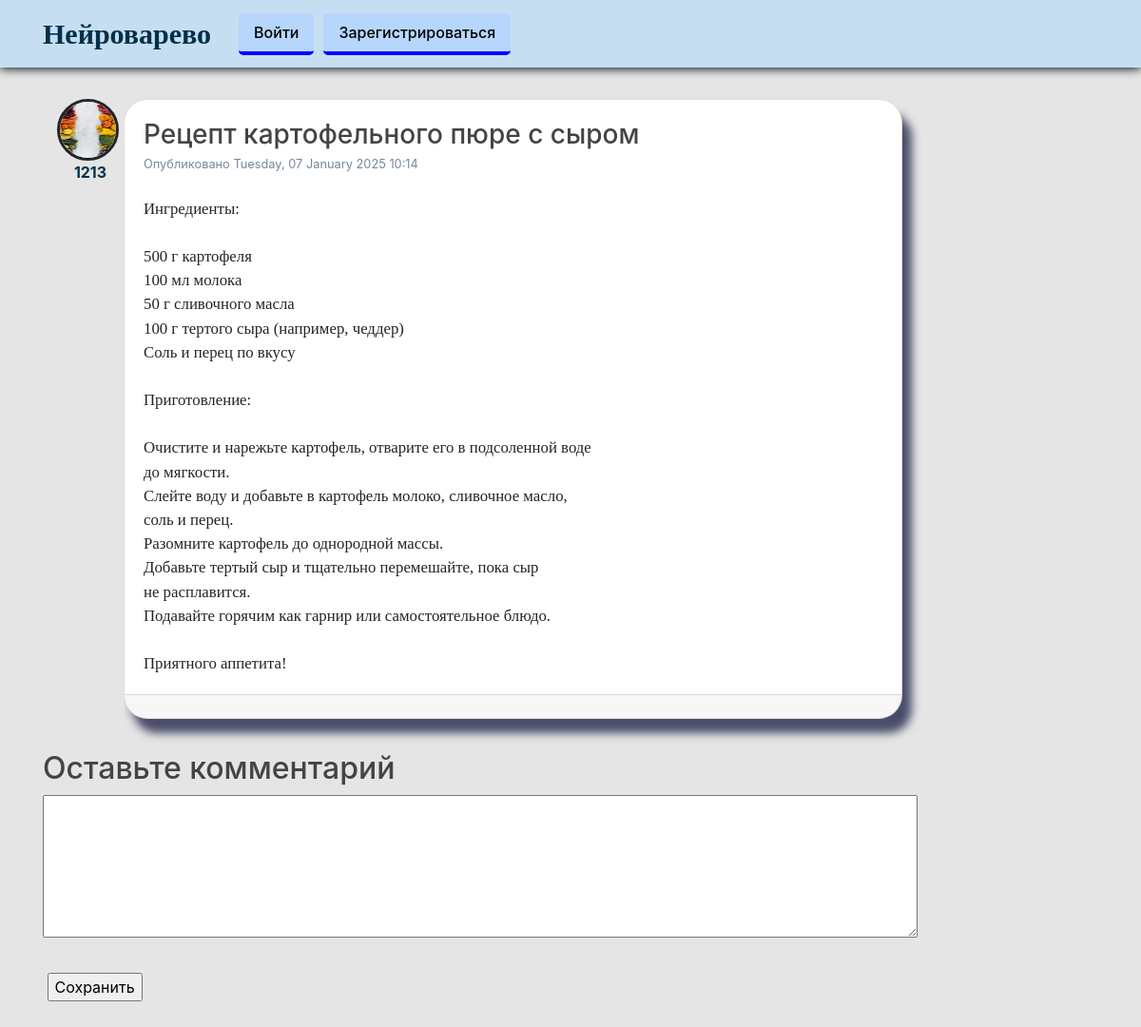
The page /post/5 on the database its author committed.
### test_flask/models.py (models this page shows, shortened)
class User(db.Model, UserMixin):
    id = db.Column(db.Integer, primary_key=True)
    username = db.Column(db.String(20), unique=True, nullable=False)
    email = db.Column(db.String(120), unique=True, nullable=False)
    image_file = db.Column(db.String(20), nullable=False,
                           default='default.png')
    password = db.Column(db.String(60), nullable=False)
    posts = db.relationship('Post', backref='author', lazy=True)

class Post(db.Model):
    id = db.Column(db.Integer, primary_key=True)
    title = db.Column(db.String(100), nullable=False)
    date_posted = db.Column(db.DateTime, nullable=False,
                            default=datetime.now()) #rework
    content = db.Column(db.Text, nullable=False)
    user_id = db.Column(db.Integer, db.ForeignKey('user.id'), nullable=False)
    comments = db.relationship('Comment', backref='title', lazy='select',
                               cascade='all, delete-orphan')

### test_flask/posts/routes.py (the view, shortened to what this page needs)
@posts.route("/post/<int:post_id>", methods=['GET', 'POST'])
def post(post_id):
    post = Post.query.get_or_404(post_id)
    form = CommentForm()
    return render_template('post.html', title=post.title, post=post, form=form)

### test_flask/posts/forms.py
class CommentForm(FlaskForm):
    comment = StringField('Комментарий', validators=[DataRequired()])

### test_flask/templates/post.html (shortened to what this page needs)
{% extends "layout.html" %}
{% block content %}
<div class="container" style="display: flex;">
  <article class="media" style="display: flex; flex-direction: column;">
        <img class="rounded-circle article-img" style="margin-right: 5px; border: solid;"
             src="{{ url_for('static', filename='profile_pics/' + post.author.image_file) }}">
        <a href="{{ url_for('users.user_posts', username=post.author.username) }}" id="author" style="margin: 0 auto; font-weight: bold;">{{
            post.author.username }}</a>
    </article>
  <div class="card" style="margin-bottom: 20px;">
    <div class="card-body">
      <h3 class="card-title">{{ post.title }}</h3>
      <small>Опубликовано {{ post.date_posted.strftime('%A, %d %B %Y %I:%M') }}</small>
      <br>
      <br>
      <pre class="card-text">{{ post.content }}</pre>
    </div>
    <div class="card-footer" style="font-size: 20px;">
    </div>
  </div>
</div>
<div id="content">
        <h2>Оставьте комментарий</h2>
        <form action="" method="post">
          <div class="form_settings">
            <p><textarea name="comment" style="width: 100%; height: 150px"></textarea>
            </p>
            <p style="padding-top: 15px"><span>&nbsp;</span><input class="submit" type="submit" name="submit" value="Сохранить" /></p>
          </div>
        </form>
      </div>
{% endblock content %}

### test_flask/static/main.css (style rules this page uses)
body { margin: 0; padding: 0; }
h1, h2, h3, h4, h5, h6 { color: #444444; }
.article-img { height: 65px; width: 65px; margin-right: 16px; }

### test_flask/templates/post.html (style rules this page uses)
.container { margin-bottom: 0.8rem; }
.card { border-radius: 25px; background-color: white; box-shadow: 10px 15px 10px #4a4e69; width: 92%; }
.card-title { margin-bottom: 0 !important; }
a { color: #003049 !important; text-decoration: none; }
small { color: lightslategray; }
p { color: rgb(43, 37, 37); }

### test_flask/templates/layout.html (style rules this page uses)
.card-text { font-size: 1.05rem; font-family: 'Tangerine', serif; font-optical-sizing: auto; }
body { background-color: #e5e5e5; margin-top: 6.5rem; }

### rows shown on the page
User: image_file (picture), author.username "1213"
Post: title "Рецепт картофельного пюре с сыром", date_posted "Tuesday, 07 January 2025 10:14", content "Ингредиенты: 500 г картофеля 100 мл молока 50 г сливочного масла 100 г тертого сыра (например, чеддер) Соль и перец по вкусу Приготовление: Очистите и нарежьте картофель, отварите его в подсоленной воде до мягкости. Слейте воду и добавьте в картофель молоко, сливочное масло, соль и перец. Разомните картофель до однородной массы. Добавьте тертый сыр и тщательно перемешайте, пока сыр не расплавится. Подавайте горячим как гарнир или самостоятельное блюдо. Приятного аппетита!"
